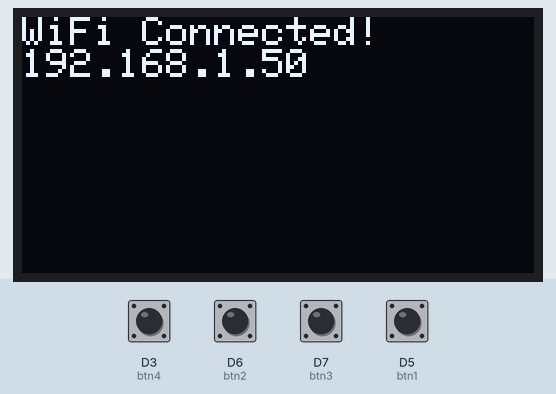
Bench run of a sketch on a simulated ESP8266 (NodeMCU). On the bench: 128×64 one-colour display. Inputs (shaded band) come from the test bench; at power-on: D3 (btn4), D5 (btn1), D6 (btn2), D7 (btn3) HIGH. WiFi joins after 1.5 s; servers stay silent unless stated; what the sketch prints to the serial monitor is not drawn.

Above: at 4.2 s.
4.3 s: D3 (btn4) pulled LOW for 0.15 s
At 5.5 s:
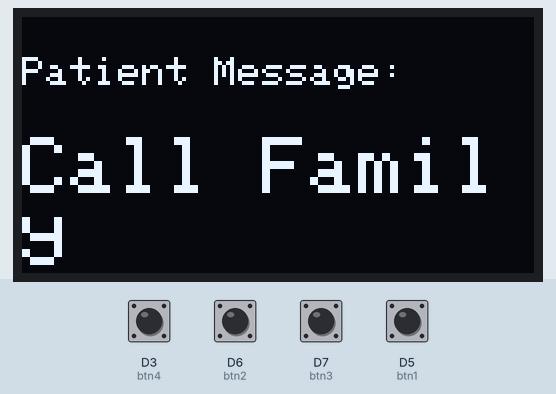
7.4 s: D6 (btn2) pulled LOW for 0.15 s
At 7.8 s:
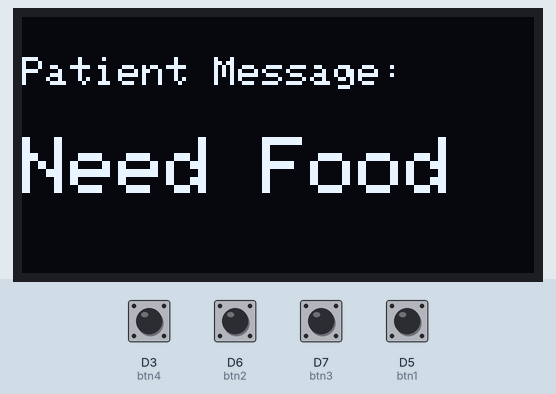
10.5 s: D7 (btn3) pulled LOW for 0.15 s
At 11.4 s:
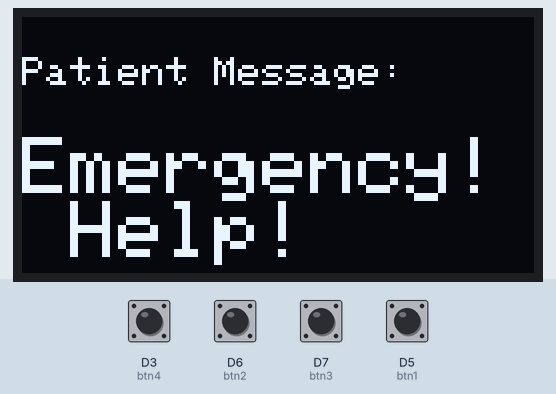
13.6 s: D5 (btn1) pulled LOW for 0.15 s
At 15.0 s:
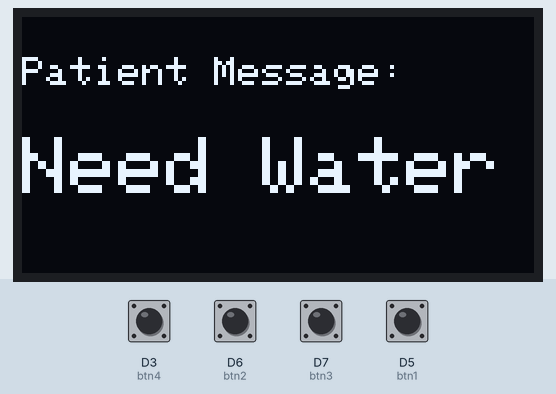
16.7 s: D5 (btn1) pulled LOW for 1 s
20.7 s: D3 (btn4) pulled LOW for 1 s
At 21.6 s:
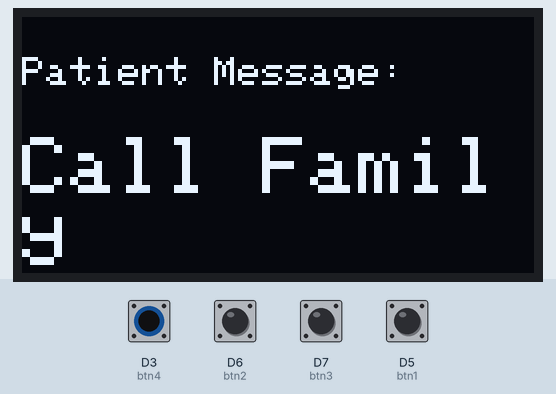
Timing chart, 0 to 23.7 s (numbered marks = the images above; inputs shaded):
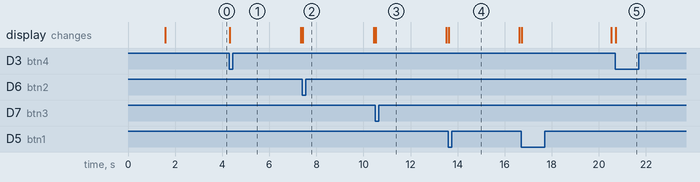

The sketch:

SmartCare_Glove_Patient_Assist_using_esp8266.ino
```cpp
#include <ESP8266WiFi.h>
#include <ESP8266WebServer.h>
#include <Wire.h>
#include <Adafruit_GFX.h>
#include <Adafruit_SSD1306.h>

// OLED display setup
#define SCREEN_WIDTH 128
#define SCREEN_HEIGHT 64
Adafruit_SSD1306 display(SCREEN_WIDTH, SCREEN_HEIGHT, &Wire, -1);

// Button pin definitions
const int btn1 = D5; // GPIO14 - Need Water
const int btn2 = D6; // GPIO12 - Need Food
const int btn3 = D7; // GPIO13 - Emergency
const int btn4 = D3; // GPIO0  - Call Family (REPLACED D0)

String currentMessage = "No Request";
unsigned long lastPressTime = 0;
const int displayDuration = 3000; // Display message for 3 seconds

// Debounce variables
const unsigned long debounceDelay = 200;
unsigned long lastDebounceTime1 = 0;
unsigned long lastDebounceTime2 = 0;
unsigned long lastDebounceTime3 = 0;
unsigned long lastDebounceTime4 = 0;

// WiFi credentials
const char* ssid = "your_ssid";
const char* password = "password";

ESP8266WebServer server(80);

// HTML UI
String htmlPage() {
  return R"rawliteral(
    <!DOCTYPE html>
    <html>
    <head>
      <title>Smart Glove - Patient Monitor</title>
      <meta name="viewport" content="width=device-width, initial-scale=1">
      <style>
        body {
          background: linear-gradient(to right, #83a4d4, #b6fbff);
          font-family: Arial, sans-serif;
          text-align: center;
          padding-top: 50px;
          color: #333;
        }
        h1 { font-size: 32px; margin-bottom: 20px; }
        #msg {
          font-size: 28px;
          padding: 20px;
          background: white;
          border-radius: 10px;
          box-shadow: 0 0 10px #666;
          animation: pulse 1s infinite alternate;
        }
        @keyframes pulse {
          from { transform: scale(1); }
          to { transform: scale(1.05); background-color: #e0f7fa; }
        }
      </style>
      <script>
        setInterval(function(){
          fetch('/msg').then(res => res.text()).then(data => {
            document.getElementById("msg").innerHTML = data;
          });
        }, 1000);
      </script>
    </head>
    <body>
      <h1>Patient Request</h1>
      <div id="msg">Loading...</div>
    </body>
    </html>
  )rawliteral";
}

void setup() {
  Serial.begin(115200);

  pinMode(btn1, INPUT_PULLUP);
  pinMode(btn2, INPUT_PULLUP);
  pinMode(btn3, INPUT_PULLUP);
  pinMode(btn4, INPUT_PULLUP); // Using GPIO0 instead of GPIO16

  // Initialize display
  display.begin(SSD1306_SWITCHCAPVCC, 0x3C);
  display.clearDisplay();
  display.setTextColor(WHITE);
  display.setTextSize(1);
  display.setCursor(0, 0);
  display.println("Connecting WiFi...");
  display.display();

  // Connect to Wi-Fi
  WiFi.begin(ssid, password);
  while (WiFi.status() != WL_CONNECTED) {
    delay(500);
    Serial.print(".");
  }
  Serial.println("\nConnected! IP: " + WiFi.localIP().toString());

  display.clearDisplay();
  display.setCursor(0, 0);
  display.println("WiFi Connected!");
  display.println(WiFi.localIP());
  display.display();
  delay(1500);

  // Web server setup
  server.on("/", []() {
    server.send(200, "text/html", htmlPage());
  });
  server.on("/msg", []() {
    server.send(200, "text/plain", currentMessage);
  });
  server.begin();
}

void loop() {
  server.handleClient();

  // Button 1: Need Water
  if (digitalRead(btn1) == LOW && millis() - lastDebounceTime1 > debounceDelay) {
    lastDebounceTime1 = millis();
    showMessage("Need Water");
  }

  // Button 2: Need Food
  if (digitalRead(btn2) == LOW && millis() - lastDebounceTime2 > debounceDelay) {
    lastDebounceTime2 = millis();
    showMessage("Need Food");
  }

  // Button 3: Emergency
  if (digitalRead(btn3) == LOW && millis() - lastDebounceTime3 > debounceDelay) {
    lastDebounceTime3 = millis();
    showMessage("Emergency! Help!");
  }

  // Button 4: Call Family (D3)
  if (digitalRead(btn4) == LOW && millis() - lastDebounceTime4 > debounceDelay) {
    lastDebounceTime4 = millis();
    showMessage("Call Family");
  }

  // Clear message after 3 seconds
  if (millis() - lastPressTime > displayDuration && currentMessage != "No Request") {
    currentMessage = "No Request";
    displayMessage(currentMessage);
  }
}

// Update message and display it
void showMessage(String msg) {
  lastPressTime = millis();
  currentMessage = msg;
  Serial.println("Message: " + msg);
  displayMessage(msg);
}

// Display message on OLED
void displayMessage(String msg) {
  display.clearDisplay();
  display.setCursor(0, 10);
  display.setTextSize(1);
  display.println("Patient Message:");
  display.setTextSize(2);
  display.setCursor(0, 30);
  display.println(msg);
  display.display();
}
```

Measured:
- after the input at 4.3 s, the display: changes at once (image 1)
- after the input at 7.4 s, the display: changes at once (image 2)
- after the input at 10.5 s, the display: changes at once (image 3)
- after the input at 13.6 s, the display: changes at once (image 4)
- after the input at 20.7 s, the display: changes at once (image 5)
